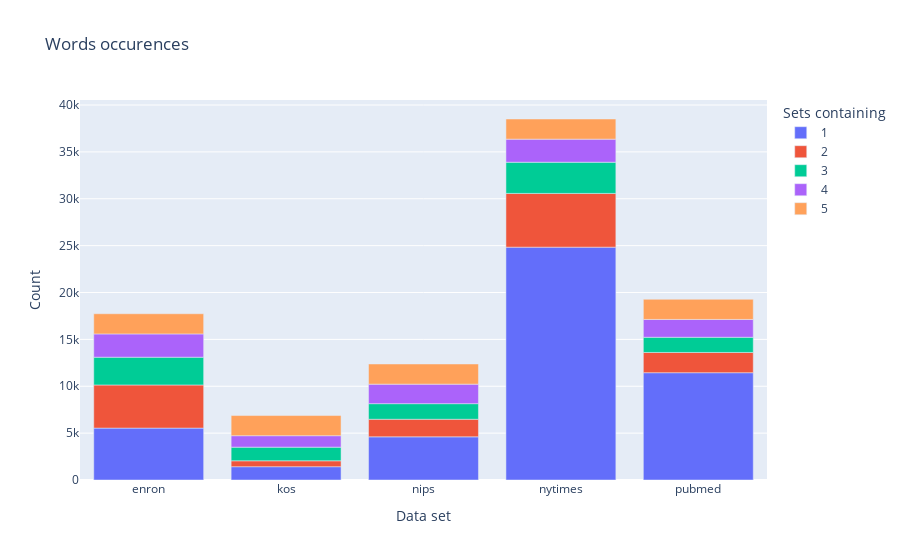

Notebook code for this chart:
### Code cell
fig = px.bar(temp_df, x="data_set", y=["1", "2", "3", "4", "5"], title="Words occurences",
            labels={
                     "data_set": "Data set",
                     "value": "Count",
                     "variable": "Sets containing"
                 },)
fig.show()

### Figure 1 — Plotly figure (JSON) as saved in the notebook; plotly's stock layout.template omitted (floating-point values rounded to 4 significant figures)
{"data": [{"alignmentgroup": "True", "hovertemplate": "Sets containing=1<br>Data set=%{x}<br>Count=%{y}<extra></extra>", "legendgroup": "1", "marker": {"color": "#636efa", "pattern": {"shape": ""}}, "name": "1", "offsetgroup": "1", "orientation": "v", "showlegend": true, "textposition": "auto", "type": "bar", "x": ["enron", "kos", "nips", "nytimes", "pubmed"], "xaxis": "x", "y": [5534, 1419, 4605, 24838, 11446], "yaxis": "y"}, {"alignmentgroup": "True", "hovertemplate": "Sets containing=2<br>Data set=%{x}<br>Count=%{y}<extra></extra>", "legendgroup": "2", "marker": {"color": "#EF553B", "pattern": {"shape": ""}}, "name": "2", "offsetgroup": "2", "orientation": "v", "showlegend": true, "textposition": "auto", "type": "bar", "x": ["enron", "kos", "nips", "nytimes", "pubmed"], "xaxis": "x", "y": [4604, 629, 1874, 5734, 2159], "yaxis": "y"}, {"alignmentgroup": "True", "hovertemplate": "Sets containing=3<br>Data set=%{x}<br>Count=%{y}<extra></extra>", "legendgroup": "3", "marker": {"color": "#00cc96", "pattern": {"shape": ""}}, "name": "3", "offsetgroup": "3", "orientation": "v", "showlegend": true, "textposition": "auto", "type": "bar", "x": ["enron", "kos", "nips", "nytimes", "pubmed"], "xaxis": "x", "y": [2961, 1456, 1664, 3326, 1621], "yaxis": "y"}, {"alignmentgroup": "True", "hovertemplate": "Sets containing=4<br>Data set=%{x}<br>Count=%{y}<extra></extra>", "legendgroup": "4", "marker": {"color": "#ab63fa", "pattern": {"shape": ""}}, "name": "4", "offsetgroup": "4", "orientation": "v", "showlegend": true, "textposition": "auto", "type": "bar", "x": ["enron", "kos", "nips", "nytimes", "pubmed"], "xaxis": "x", "y": [2485, 1222, 2082, 2462, 1901], "yaxis": "y"}, {"alignmentgroup": "True", "hovertemplate": "Sets containing=5<br>Data set=%{x}<br>Count=%{y}<extra></extra>", "legendgroup": "5", "marker": {"color": "#FFA15A", "pattern": {"shape": ""}}, "name": "5", "offsetgroup": "5", "orientation": "v", "showlegend": true, "textposition": "auto", "type": "bar", "x": ["enron", "kos", "nips", "nytimes", "pubmed"], "xaxis": "x", "y": [2150, 2150, 2150, 2150, 2150], "yaxis": "y"}], "layout": {"barmode": "relative", "legend": {"title": {"text": "Sets containing"}, "tracegroupgap": 0}, "title": {"text": "Words occurences"}, "xaxis": {"anchor": "y", "domain": [0, 1], "title": {"text": "Data set"}}, "yaxis": {"anchor": "x", "domain": [0, 1], "title": {"text": "Count"}}}}
